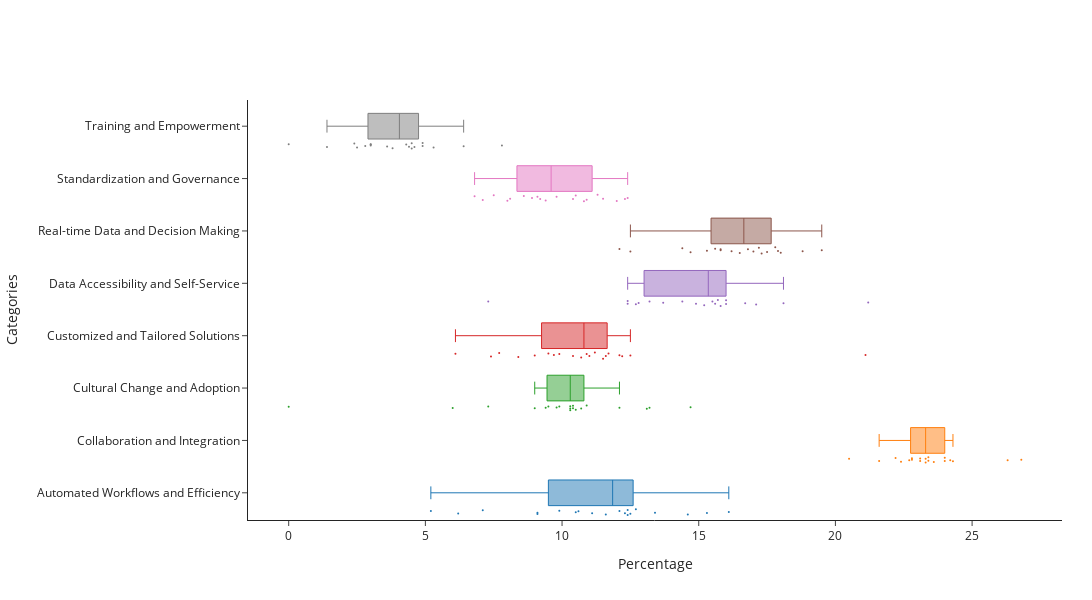

The cell this chart's notebook holds for it:
### Code cell
import plotly.graph_objects as go

# Create the boxplot using Plotly
fig = go.Figure()

for category in industry_results.columns:
    fig.add_trace(go.Box(
        x=industry_results[category].values*100,
        name=category,
        # notched=True, # used notched shape
        boxpoints='all',
        # jitter=0.3,
        marker=dict(size=2),
        line=dict(width=1)
        ))


# Customize the chart
fig.update_layout(
    margin=dict(
        l=40,
        r=30,
        b=80,
        t=100,
    ),
    template='simple_white',
    showlegend=False,
    xaxis_title='Percentage',
    yaxis_title='Categories',
    height=600,
    width=1200,
    autosize=False,
)

fig.show()

### Figure 1 — Plotly figure (JSON) as saved in the notebook; plotly's stock layout.template omitted (floating-point values rounded to 4 significant figures)
{"data": [{"boxpoints": "all", "line": {"width": 1}, "marker": {"size": 2}, "name": "Automated Workflows and Efficiency", "type": "box", "x": [12.4, 9.9, 13.4, 7.1, 15.3, 5.2, 11.6, 10.6, 9.1, 12.3, 12.5, 10.5, 12.1, 6.2, 12.7, 11.1, 16.1, 9.1, 14.6, 12.4]}, {"boxpoints": "all", "line": {"width": 1}, "marker": {"size": 2}, "name": "Collaboration and Integration", "type": "box", "x": [23.3, 23.6, 22.4, 22.2, 23.1, 22.7, 22.8, 23.3, 23.1, 24.3, 23.4, 26.3, 24.2, 23.4, 24, 22.8, 20.5, 21.6, 26.8, 24]}, {"boxpoints": "all", "line": {"width": 1}, "marker": {"size": 2}, "name": "Cultural Change and Adoption", "type": "box", "x": [10.3, 10.3, 6, 13.1, 9.9, 14.7, 9, 10.7, 10.3, 9.5, 10.4, 0, 12.1, 10.9, 9.4, 10.5, 9.8, 13.2, 7.3, 10.4]}, {"boxpoints": "all", "line": {"width": 1}, "marker": {"size": 2}, "name": "Customized and Tailored Solutions", "type": "box", "x": [11.2, 8.4, 10.4, 12.1, 9.9, 10.9, 11, 9, 9.5, 11.6, 7.7, 21.1, 6.1, 12.5, 11.7, 7.4, 10.7, 11.5, 12.2, 9.7]}, {"boxpoints": "all", "line": {"width": 1}, "marker": {"size": 2}, "name": "Data Accessibility and Self-Service", "type": "box", "x": [12.4, 17.1, 14.9, 16.7, 12.4, 18.1, 12.7, 13.2, 15.5, 13.7, 15.7, 15.8, 21.2, 15.6, 14.4, 16, 15.2, 16, 7.3, 12.8]}, {"boxpoints": "all", "line": {"width": 1}, "marker": {"size": 2}, "name": "Real-time Data and Decision Making", "type": "box", "x": [16.8, 17.5, 17.9, 16.2, 15.6, 14.4, 15.3, 15.8, 16.5, 18.8, 14.7, 15.8, 12.1, 12.5, 17.2, 17.3, 17, 17.8, 19.5, 18]}, {"boxpoints": "all", "line": {"width": 1}, "marker": {"size": 2}, "name": "Standardization and Governance", "type": "box", "x": [12.4, 8.6, 10.4, 8.1, 9.4, 9.2, 11.3, 12, 11.5, 6.8, 10.8, 10.5, 9.1, 10.9, 7.5, 12.3, 7.1, 8, 9.8, 8.9]}, {"boxpoints": "all", "line": {"width": 1}, "marker": {"size": 2}, "name": "Training and Empowerment", "type": "box", "x": [1.4, 4.4, 4.5, 4.5, 4.3, 4.9, 6.4, 5.3, 4.6, 3, 4.9, 0, 3, 7.8, 3, 2.5, 3.6, 2.8, 2.4, 3.8]}], "layout": {"autosize": false, "height": 600, "margin": {"b": 80, "l": 40, "r": 30, "t": 100}, "showlegend": false, "width": 1200, "xaxis": {"title": {"text": "Percentage"}}, "yaxis": {"title": {"text": "Categories"}}}}
